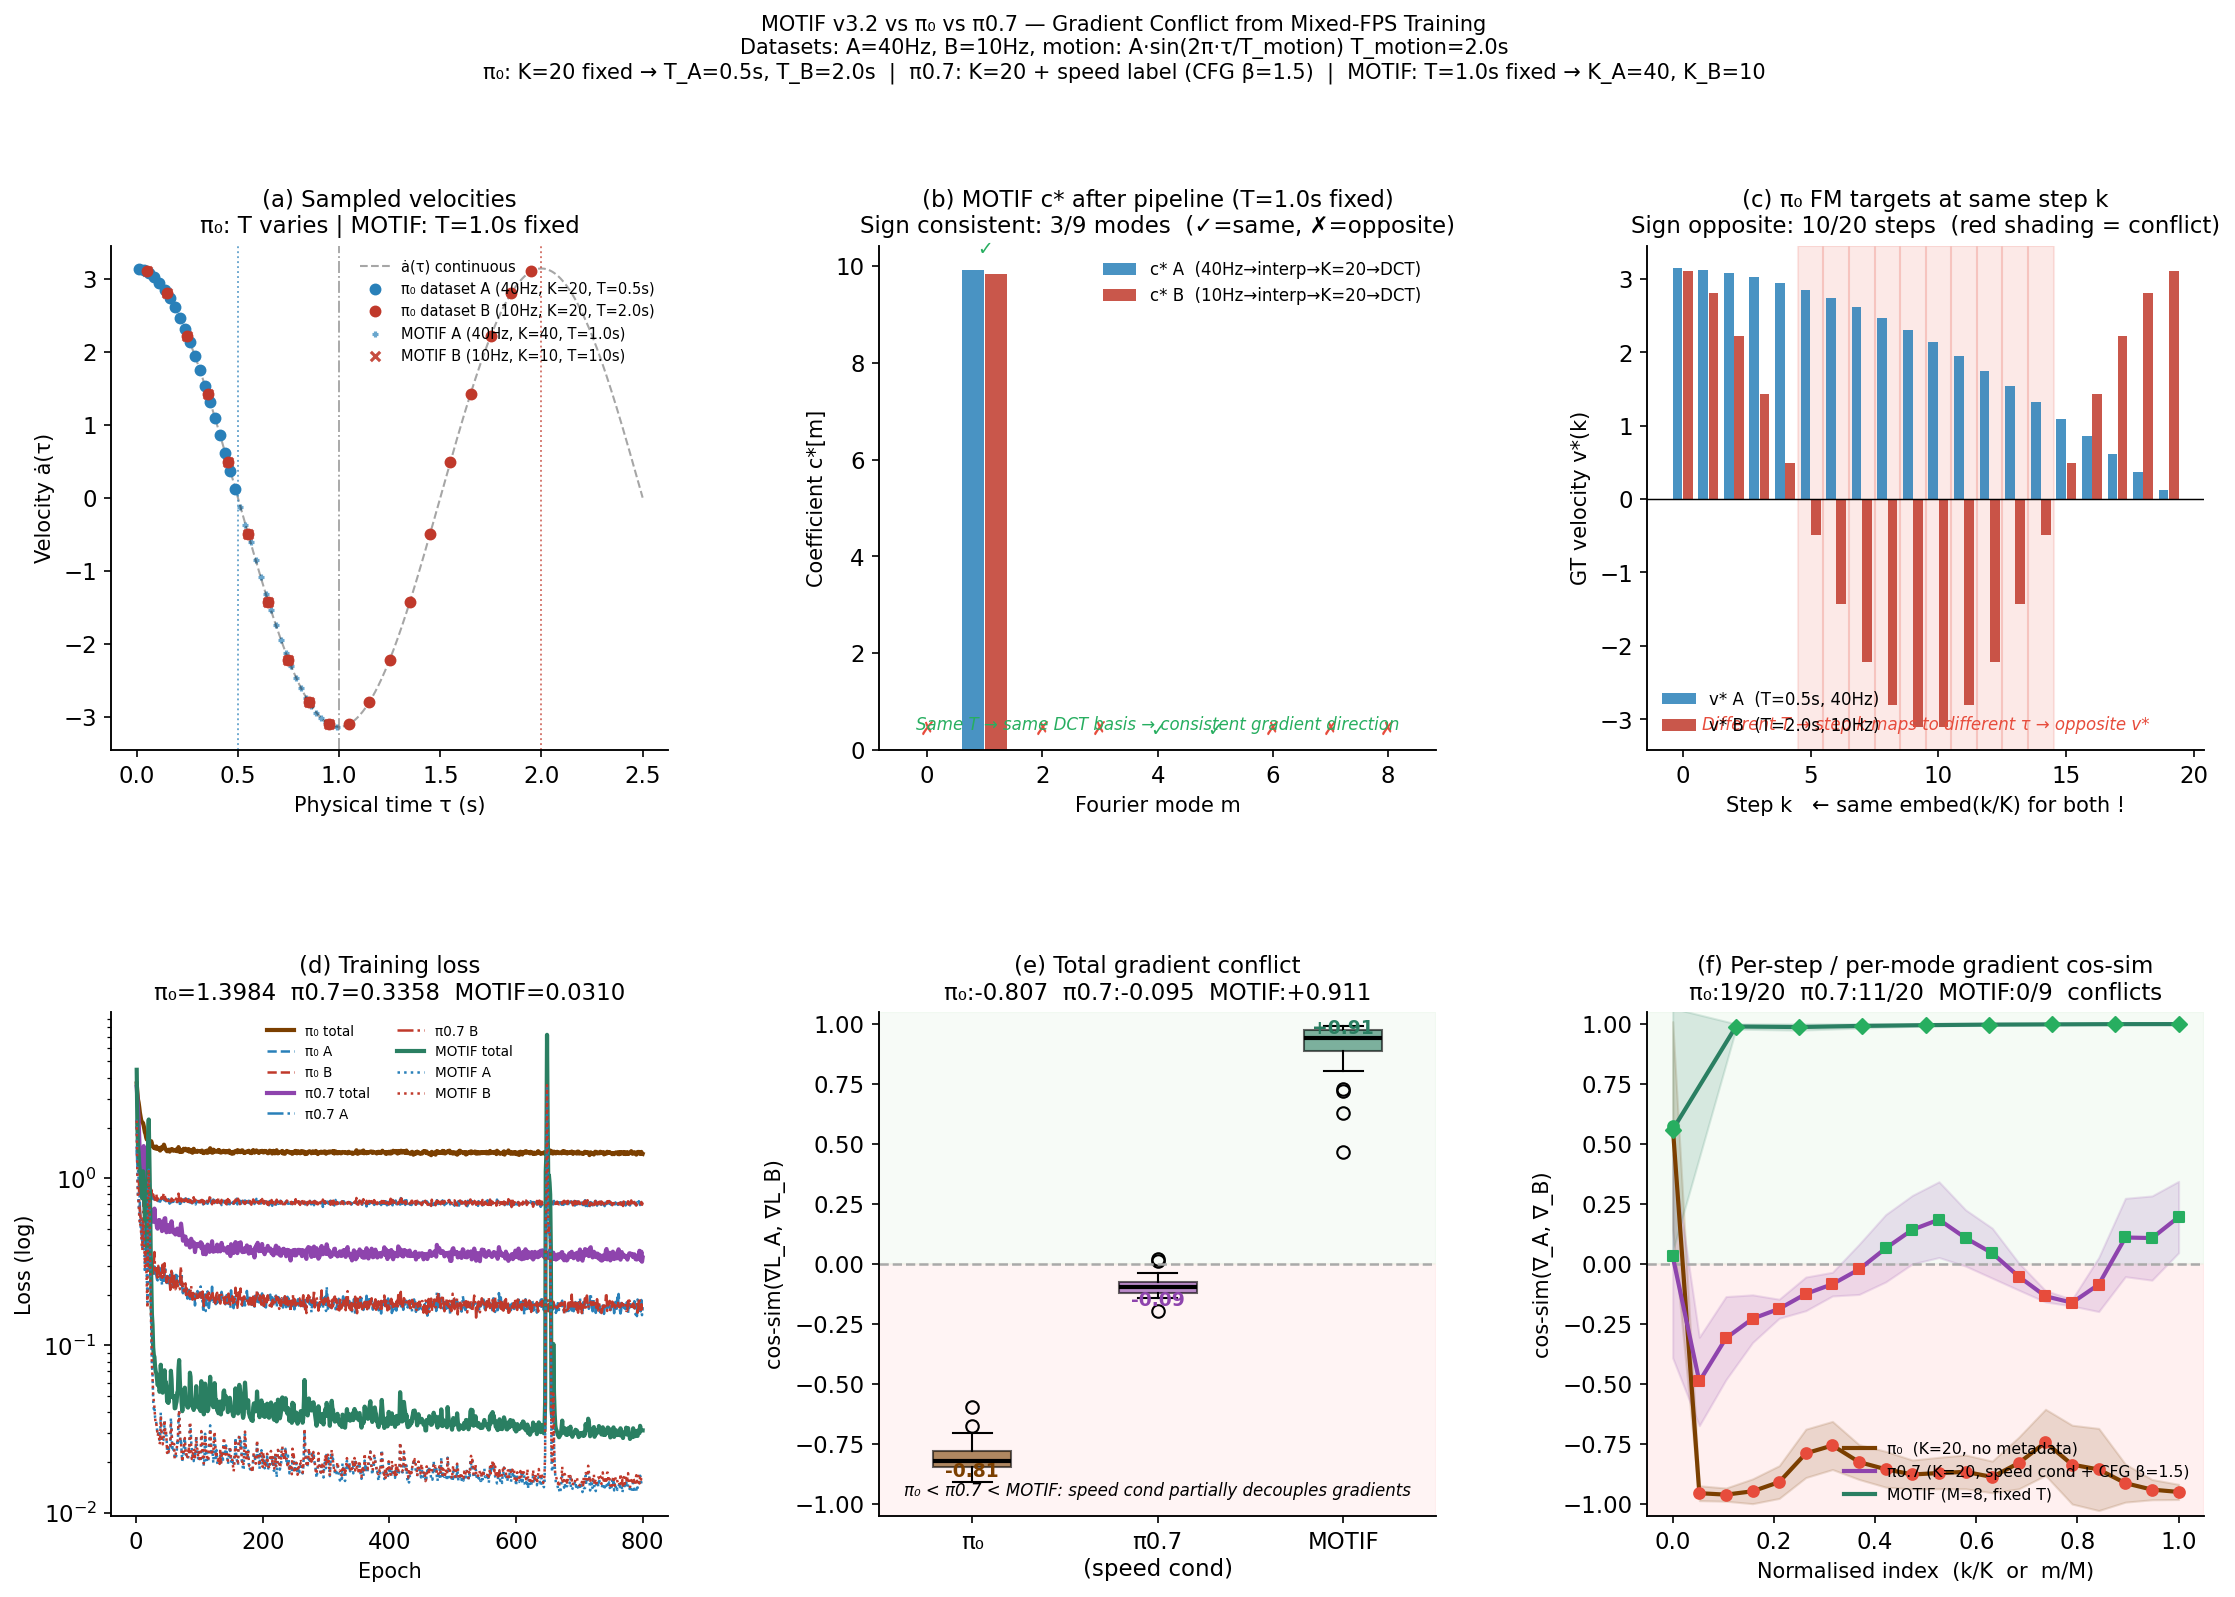

The script that saved this image:
"""
Gradient Conflict Toy — MOTIF v3.2 vs π₀

SCENARIO: Mixed-fps multi-dataset training
══════════════════════════════════════════════════════════════════════════════

Same physical robot task recorded at two control frequencies:
  Fast dataset: fps_A = 40 Hz
  Slow dataset: fps_B = 10 Hz
Physical motion: a(τ) = A·sin(2π·τ/T_motion), duration T_motion = 2.0 s

─────────────────────────────────────────────────────────────────────────────
π₀ style: fixed action_horizon K=20 for all datasets
─────────────────────────────────────────────────────────────────────────────
  40 Hz data: K=20 steps → covers  T = 20/40 = 0.5 s  (first quarter-cycle)
  10 Hz data: K=20 steps → covers  T = 20/10 = 2.0 s  (full cycle)

  Step-index encoding: embed((k+0.5)/K)  ← IDENTICAL for both datasets
  At step k=10:
    40 Hz → τ = 0.26 s → a = +0.79  (ascending)
    10 Hz → τ = 1.05 s → a = −0.16  (past peak, descending)
  Same embed(10/20) → same network input → opposite FM targets → CONFLICT

─────────────────────────────────────────────────────────────────────────────
MOTIF v3.2 style: fixed chunk_duration T_chunk=1.0 s for all datasets
─────────────────────────────────────────────────────────────────────────────
  40 Hz data: K_A = T_chunk × 40 = 40 steps  (dense sampling of 1 s)
  10 Hz data: K_B = T_chunk × 10 = 10 steps  (coarse sampling of 1 s)

  Data pipeline (mirrors motif/openpi data_loader.py):
    Dataset A: (B, 40, d) →[ExtractDCT(M)]→ (B, M+1, d) →[DecodeDCT(K_target)]→ (B, K_target, d)
    Dataset B: (B, 10, d) →[ExtractDCT(M)]→ (B, M+1, d) →[DecodeDCT(K_target)]→ (B, K_target, d)
  Both arrive at the same shape (B, K_target, d) — same T, same low-freq content.

  Model (motif._compute_loss_v32):
    (B, K_target, d) →[extract_dct(M)]→ (B, M+1, d) = c*
    FM in coefficient space: L_FM = ‖u_pred − (c₀ − c*)‖²
    Both datasets → same T → same DCT basis → c* semantically consistent → NO CONFLICT

  Physical-τ encoding (per coefficient mode):  embed(m·T/(M+1)/T)  ∈ [0,1]
  SAME for both datasets (same T) → further reinforces consistency.

Key insight:
  The conflict is not about position vs velocity, nor about step-index encoding.
  It is about PHYSICAL TIME COVERAGE of the chunk:
    π₀:    K=const → T = K/fps varies per dataset → chunk covers different physical durations
    MOTIF: T=const → K = T×fps varies per dataset → chunk always covers the SAME physical time

OUTPUT: mpd/motif_toy_gradient_conflict.png
Run:    python scripts/motif_toy_gradient_conflict.py
"""

from __future__ import annotations
import math
from pathlib import Path
import time

import matplotlib.pyplot as plt
import matplotlib.gridspec as gridspec
import numpy as np
import torch
import torch.nn as nn

# ═══════════════════════════════════════════════════════════════════════
#  CONFIG
# ═══════════════════════════════════════════════════════════════════════

# ── Physical motion ────────────────────────────────────────────────────
A_AMP    = 1.0
T_MOTION = 2.0           # full sine period (s): a(τ)=A·sin(2πτ/T_motion)

# ── Datasets ───────────────────────────────────────────────────────────
FPS_A    = 40.0           # Hz  (fast dataset)
FPS_B    = 10.0           # Hz  (slow dataset)

# ── π₀ style: fixed action_horizon ────────────────────────────────────
K_PI0    = 20             # fixed number of steps for all datasets
T_PI0_A  = K_PI0 / FPS_A  # 0.5 s  ← chunk covers only half the motion
T_PI0_B  = K_PI0 / FPS_B  # 2.0 s  ← chunk covers the full motion TWICE

# ── MOTIF style: fixed chunk_duration ─────────────────────────────────
T_CHUNK  = 1.0            # s  (same physical duration for all datasets)
K_MOT_A  = int(T_CHUNK * FPS_A)   # 40  (dense)
K_MOT_B  = int(T_CHUNK * FPS_B)   # 10  (coarse)
K_TARGET = 20             # target_K after DCT→decode pipeline (=action_horizon)
M_DCT    = 8              # Fourier modes  (M+1=9 coefficients)
ALPHA_VEL = 0.5

# ── Training ───────────────────────────────────────────────────────────
DEMO_NOISE = 0.02
N_TRAIN    = 2048
BATCH      = 256
EPOCHS     = 800
LR         = 3e-3
HIDDEN     = 256
DEPTH      = 4
TEMB       = 64
SEED       = 1
N_GRAD     = 50

# ── π0.7 style ─────────────────────────────────────────────────────────
N_SPEED_BINS = 2       # 0=fast(40Hz), 1=slow(10Hz)
SPEED_BIN_A  = 0       # dataset A → fast bin
SPEED_BIN_B  = 1       # dataset B → slow bin
SPEED_DROP_P = 0.15    # speed label dropout prob (matches π0.7 paper)
CFG_BETA     = 1.5     # CFG guidance weight at inference

DEVICE = torch.device("cuda" if torch.cuda.is_available() else "cpu")
torch.manual_seed(SEED)
np.random.seed(SEED)

OUT_PATH = Path(__file__).resolve().parent.parent / "motif_toy_gradient_conflict.png"

# ═══════════════════════════════════════════════════════════════════════
#  STYLE
# ═══════════════════════════════════════════════════════════════════════

plt.rcParams.update({
    "font.family": "DejaVu Sans", "font.size": 11,
    "axes.titlesize": 11, "axes.labelsize": 10,
    "axes.spines.top": False, "axes.spines.right": False,
    "axes.linewidth": 0.9,
    "xtick.direction": "out", "ytick.direction": "out",
    "legend.frameon": False,
})
COL_A     = "#2980b9"   # fast dataset (A)
COL_B     = "#c0392b"   # slow dataset (B)
COL_PI0   = "#7b3f00"
COL_PI07  = "#8e44ad"   # π0.7 purple
COL_MOTIF = "#2a7f62"
COL_CONF  = "#e74c3c"
COL_AGREE = "#27ae60"

# ═══════════════════════════════════════════════════════════════════════
#  PHYSICAL TRAJECTORY
# ═══════════════════════════════════════════════════════════════════════

def _pos(tau): return A_AMP * np.sin(2*math.pi*np.asarray(tau) / T_MOTION)
def _vel(tau): return A_AMP * (2*math.pi/T_MOTION) * np.cos(2*math.pi*np.asarray(tau) / T_MOTION)

def _steps(K, T):
    tau = np.array([(k+0.5)/K * T for k in range(K)], dtype=np.float32)
    return tau, _pos(tau), _vel(tau)

# π₀ grids (different T!)
TAU_PI0_A, POS_PI0_A, VEL_PI0_A = _steps(K_PI0, T_PI0_A)   # 0.5 s
TAU_PI0_B, POS_PI0_B, VEL_PI0_B = _steps(K_PI0, T_PI0_B)   # 2.0 s

# MOTIF grids (same T=1.0 s, different K)
TAU_MOT_A, POS_MOT_A, VEL_MOT_A = _steps(K_MOT_A, T_CHUNK)  # K=40
TAU_MOT_B, POS_MOT_B, VEL_MOT_B = _steps(K_MOT_B, T_CHUNK)  # K=10

# Target grid used after MOTIF's DCT→decode pipeline
TAU_TARGET, POS_TARGET, VEL_TARGET = _steps(K_TARGET, T_CHUNK)

# ═══════════════════════════════════════════════════════════════════════
#  DCT UTILITIES
# ═══════════════════════════════════════════════════════════════════════

def _dct_basis(K: int, M: int) -> tuple[np.ndarray, np.ndarray]:
    """DCT-II orthonormal basis and norms for K-point sequence, first M+1 modes."""
    j = np.arange(K, dtype=np.float64)
    k = np.arange(M+1, dtype=np.float64)
    basis = np.cos(math.pi * k[:,None] * (j[None,:]+0.5) / K)  # (M+1, K)
    norm  = np.ones(M+1) * math.sqrt(2/K)
    norm[0] *= 1/math.sqrt(2)
    return basis, norm   # basis: (M+1,K),  norm: (M+1,)


def extract_dct_np(v: np.ndarray, M: int) -> np.ndarray:
    """v: (K,) or (K, d) → (M+1,) or (M+1, d)."""
    sq = v.ndim == 1
    if sq: v = v[:,None]
    K_, d = v.shape
    basis, norm = _dct_basis(K_, M)
    c = (basis @ v) * norm[:,None]   # (M+1, d)
    return c[:,0] if sq else c


def decode_dct_np(c: np.ndarray, K_out: int, T: float, K_orig: int) -> np.ndarray:
    """c: (M+1,) or (M+1, d) → (K_out,) or (K_out, d).
    K_orig: the K used when extracting c (for correct IDCT normalisation).
    """
    sq = c.ndim == 1
    if sq: c = c[:,None]
    M_p1, d = c.shape
    M = M_p1 - 1
    # Decode at K_out uniform τ in [0, T]
    tau_out = np.array([(k+0.5)/K_out * T for k in range(K_out)])
    j_idx   = tau_out * K_orig / T           # fractional j-indices
    k_arr   = np.arange(M+1, dtype=np.float64)
    basis   = np.cos(math.pi * k_arr[:,None] * j_idx[None,:] / K_orig)  # (M+1,K_out)
    norm    = np.ones(M+1) * math.sqrt(2/K_orig)
    norm[0] *= 1/math.sqrt(2)
    v = np.einsum('md,mn,m->nd', c, basis, norm)   # (K_out, d)
    return v[:,0] if sq else v


def extract_dct_torch(v: torch.Tensor, M: int) -> torch.Tensor:
    """v: (B, K, d) → (B, M+1, d)."""
    B, K_, d = v.shape
    j = torch.arange(K_, dtype=torch.float32, device=v.device)
    k = torch.arange(M+1, dtype=torch.float32, device=v.device)
    basis = torch.cos(math.pi * k[:,None] * (j[None,:]+0.5) / K_)
    norm  = torch.ones(M+1, device=v.device) * math.sqrt(2/K_)
    norm[0] *= 1/math.sqrt(2)
    return torch.einsum('mk,bkd->bmd', basis, v) * norm[:,None]


def decode_dct_torch(c: torch.Tensor, K_out: int,
                     T: float, K_orig: int) -> torch.Tensor:
    """c: (B, M+1, d), K_out output steps → (B, K_out, d)."""
    B, M_p1, d = c.shape
    M = M_p1 - 1
    tau_out = torch.tensor([(k+0.5)/K_out * T for k in range(K_out)],
                           dtype=torch.float32, device=c.device)
    j_idx = tau_out * K_orig / T
    k_arr = torch.arange(M+1, dtype=torch.float32, device=c.device)
    basis = torch.cos(math.pi * k_arr[:,None] * j_idx[None,:] / K_orig)  # (M+1, K_out)
    norm  = torch.ones(M+1, device=c.device) * math.sqrt(2/K_orig)
    norm[0] *= 1/math.sqrt(2)
    return torch.einsum('bmd,mn,m->bnd', c, basis, norm)   # (B, K_out, d)


def freq_noise_torch(M: int, d: int, T: float, B: int) -> torch.Tensor:
    """Frequency-weighted Gaussian noise for DCT prior (B, M+1, d).
    Matches the Sobolev-space prior used in MOTIF: low-freq coefficients
    have larger variance (smoother prior), high-freq are suppressed.
    """
    k   = torch.arange(M+1, dtype=torch.float32)
    std = 1.0 / torch.sqrt(1.0 + (k * math.pi / T)**2)
    return (torch.randn(B, M+1, d).to(DEVICE) * std[None,:,None].to(DEVICE))

# ═══════════════════════════════════════════════════════════════════════
#  DATASET
# ═══════════════════════════════════════════════════════════════════════

def build_dataset():
    """
    Returns:
      pi0_A, pi0_B : (N, K_PI0)    velocity sequences, π₀ grids (T varies)
      mot_A_raw    : (N, K_MOT_A)  velocity sequences, MOTIF 40Hz grid (T=1s)
      mot_B_raw    : (N, K_MOT_B)  velocity sequences, MOTIF 10Hz grid (T=1s)
      mot_A_dec    : (N, K_TARGET) MOTIF pipeline output (DCT→decode to K_TARGET)
      mot_B_dec    : (N, K_TARGET) MOTIF pipeline output (DCT→decode to K_TARGET)
    All normalised to the same scale_v.
    """
    rng = np.random.default_rng(SEED)
    amp = rng.uniform(0.92, 1.08, (N_TRAIN, 1)).astype(np.float32)

    # π₀ sequences (different T)
    pi0_A = amp * VEL_PI0_A + rng.normal(0, DEMO_NOISE, (N_TRAIN, K_PI0)).astype(np.float32)
    pi0_B = amp * VEL_PI0_B + rng.normal(0, DEMO_NOISE, (N_TRAIN, K_PI0)).astype(np.float32)

    # MOTIF raw sequences (same T=1s, different K)
    mot_A = amp * VEL_MOT_A + rng.normal(0, DEMO_NOISE, (N_TRAIN, K_MOT_A)).astype(np.float32)
    mot_B = amp * VEL_MOT_B + rng.normal(0, DEMO_NOISE, (N_TRAIN, K_MOT_B)).astype(np.float32)

    # MOTIF pipeline: raw → DCT → decode to K_TARGET
    # Mirrors data_loader.py DCT branch: ExtractDCTCoeffs → DecodeDCTToActions
    # Standard physical-time grid shared by all datasets (K_TARGET uniform steps in [0, T_CHUNK])
    TAU_TARGET = np.linspace(0, T_CHUNK, K_TARGET, endpoint=False) + T_CHUNK/(2*K_TARGET)

    def _pipeline(v_raw: np.ndarray, K_src: int) -> np.ndarray:
        """(N, K_src) → (N, K_TARGET).

        Physical interpolation: resample each sequence from its native fps grid
        to the shared K_TARGET physical-time grid, then re-extract DCT for
        model-internal L_FM. Because both datasets cover the SAME T_CHUNK,
        the resulting K_TARGET sequence — and its DCT — is physically consistent.
        """
        tau_src = np.linspace(0, T_CHUNK, K_src, endpoint=False) + T_CHUNK/(2*K_src)
        out = np.zeros((v_raw.shape[0], K_TARGET), dtype=np.float32)
        for i in range(v_raw.shape[0]):
            out[i] = np.interp(TAU_TARGET, tau_src, v_raw[i]).astype(np.float32)
        return out

    mot_A_dec = _pipeline(mot_A, K_MOT_A)   # (N, K_TARGET)
    mot_B_dec = _pipeline(mot_B, K_MOT_B)   # (N, K_TARGET)

    # Common normalisation (use MOTIF decoded data as reference scale)
    scale = float(np.concatenate([mot_A_dec, mot_B_dec]).std()) + 1e-8

    def _t(a): return torch.tensor(a / scale, dtype=torch.float32, device=DEVICE)
    return (_t(pi0_A), _t(pi0_B),
            _t(mot_A),  _t(mot_B),
            _t(mot_A_dec), _t(mot_B_dec),
            scale)

# ═══════════════════════════════════════════════════════════════════════
#  SINUSOIDAL EMBEDDING
# ═══════════════════════════════════════════════════════════════════════

def sinusoidal_emb(t: torch.Tensor, dim: int = TEMB) -> torch.Tensor:
    shape = t.shape; t_f = t.reshape(-1)
    half  = dim // 2
    freqs = torch.exp(-math.log(10000) * torch.arange(half, device=t.device).float()
                      / max(half-1, 1))
    ang = t_f[:,None] * freqs[None,:] * 2*math.pi
    return torch.cat([torch.sin(ang), torch.cos(ang)], dim=-1).reshape(*shape, dim)

# ═══════════════════════════════════════════════════════════════════════
#  NETWORKS
# ═══════════════════════════════════════════════════════════════════════

def _mlp(in_d, h, depth, out_d):
    L = [nn.Linear(in_d, h), nn.SiLU()]
    for _ in range(depth-1): L += [nn.Linear(h,h), nn.SiLU()]
    L += [nn.Linear(h, out_d)]
    return nn.Sequential(*L)


class Pi0Net(nn.Module):
    """π₀: FM on velocity at K_PI0 fixed steps, step-index conditioning."""
    def __init__(self):
        super().__init__()
        self.net = _mlp(1+TEMB+TEMB, HIDDEN, DEPTH, 1)
        k = torch.arange(K_PI0, dtype=torch.float32)
        self.register_buffer("step_cond", sinusoidal_emb((k+0.5)/K_PI0))  # (K,TEMB)

    def _fwd_k(self, vk, t_emb, sc):
        return self.net(torch.cat([vk, t_emb, sc], -1))

    def forward(self, v_noisy, t_diff):
        """v_noisy:(B,K,1), t_diff:(B,) → (B,K,1)"""
        B = v_noisy.shape[0]; t_emb = sinusoidal_emb(t_diff)
        return torch.stack([self._fwd_k(v_noisy[:,k], t_emb,
                                        self.step_cond[k].unsqueeze(0).expand(B,-1))
                            for k in range(K_PI0)], dim=1)


class Pi07Net(nn.Module):
    """π0.7 style: π0 + discrete speed/fps metadata conditioning.

    Core idea from π0.7 §V-C: annotate each episode with a speed/quality
    label, train with dropout, prompt for high-quality at test time.
    Here: speed label = discretised fps bin (0=40Hz, 1=10Hz).

    This lets the model learn *separate* vector fields for each dataset,
    rather than averaging them → gradient conflict is reduced (not
    eliminated, since backbone weights are shared, unlike MOTIF which
    removes the conflict at its source via fixed physical time T).
    """
    def __init__(self):
        super().__init__()
        # +1 for null token used during speed-label dropout / CFG
        self.speed_emb  = nn.Embedding(N_SPEED_BINS + 1, TEMB)
        self.null_speed = N_SPEED_BINS          # index of ∅ token
        # input: vel(1) + t_emb(TEMB) + step_cond(TEMB) + spd_emb(TEMB)
        self.net = _mlp(1 + TEMB + TEMB + TEMB, HIDDEN, DEPTH, 1)
        k = torch.arange(K_PI0, dtype=torch.float32)
        self.register_buffer("step_cond", sinusoidal_emb((k+0.5)/K_PI0))

    def _fwd_k(self, vk, t_emb, sc, spd_emb):
        return self.net(torch.cat([vk, t_emb, sc, spd_emb], -1))

    def forward(self, v_noisy, t_diff, speed_label):
        """v_noisy:(B,K,1), t_diff:(B,), speed_label:(B,) long → (B,K,1)"""
        B       = v_noisy.shape[0]
        t_emb   = sinusoidal_emb(t_diff)
        spd_emb = self.speed_emb(speed_label)          # (B, TEMB)
        return torch.stack([
            self._fwd_k(v_noisy[:, k], t_emb,
                        self.step_cond[k].unsqueeze(0).expand(B, -1),
                        spd_emb)
            for k in range(K_PI0)
        ], dim=1)

    def forward_cfg(self, v_noisy, t_diff, speed_label, beta=CFG_BETA):
        """Classifier-free guidance: v = v_cond + β(v_cond - v_uncond).
        Matches π0.7 §VII runtime prompting with metadata CFG.
        """
        null     = torch.full_like(speed_label, self.null_speed)
        v_cond   = self.forward(v_noisy, t_diff, speed_label)
        v_uncond = self.forward(v_noisy, t_diff, null)
        return v_cond + beta * (v_cond - v_uncond)


class MOTIFNet(nn.Module):
    """MOTIF v3.2: FM in DCT coeff space, physical-τ conditioning.
    Input is (B, K_TARGET, d) after the DCT→decode data pipeline.
    The network does extract_dct internally (mirrors _compute_loss_v32).
    Fixed T=T_CHUNK for both datasets → same DCT basis → no conflict.
    """
    def __init__(self):
        super().__init__()
        self.fm_net  = _mlp(1+TEMB+TEMB, HIDDEN, DEPTH, 1)
        self.vel_net = _mlp(1+TEMB+TEMB, HIDDEN, DEPTH, 1)
        # Physical-τ for coefficient mode m: τ_m/T = m/(M+1)  → embed in [0,1]
        tau_m = torch.tensor([m/(M_DCT+1) for m in range(M_DCT+1)],
                             dtype=torch.float32)
        self.register_buffer("phys_cond", sinusoidal_emb(tau_m))  # (M+1, TEMB)

    def _fm_fwd_m(self, cm, t_emb, B):
        sc = self.phys_cond[cm[0] if False else 0].unsqueeze(0)   # placeholder
        # caller passes sc explicitly
        raise NotImplementedError

    def forward_fm(self, c_noisy, t_diff):
        """c_noisy:(B,M+1,1), t_diff:(B,) → (B,M+1,1)"""
        B = c_noisy.shape[0]; t_emb = sinusoidal_emb(t_diff)
        return torch.stack([
            self.fm_net(torch.cat([c_noisy[:,m], t_emb,
                                   self.phys_cond[m].unsqueeze(0).expand(B,-1)], -1))
            for m in range(M_DCT+1)], dim=1)

    def forward_vel(self, c_clean, t_zero):
        """c_clean:(B,M+1,1), t_zero:(B,) → (B,M+1,1)"""
        B = c_clean.shape[0]; t_emb = sinusoidal_emb(t_zero)
        return torch.stack([
            self.vel_net(torch.cat([c_clean[:,m], t_emb,
                                    self.phys_cond[m].unsqueeze(0).expand(B,-1)], -1))
            for m in range(M_DCT+1)], dim=1)

# ═══════════════════════════════════════════════════════════════════════
#  TRAINING
# ═══════════════════════════════════════════════════════════════════════

def train_pi0(pi0_A: torch.Tensor, pi0_B: torch.Tensor,
              ) -> tuple[Pi0Net, list, list, list]:
    """π₀ FM on (B, K_PI0, 1) velocity. Step-index enc → conflict."""
    torch.manual_seed(SEED)
    model = Pi0Net().to(DEVICE)
    opt   = torch.optim.Adam(model.parameters(), lr=LR)
    n     = pi0_A.shape[0]
    losses, lf_hist, ls_hist = [], [], []
    t0 = time.time()

    vA = pi0_A.unsqueeze(-1); vB = pi0_B.unsqueeze(-1)

    for ep in range(EPOCHS):
        pA = torch.randperm(n, device=DEVICE)
        pB = torch.randperm(n, device=DEVICE)
        el = elA = elB = nb = 0
        for i in range(0, n, BATCH):
            xA = vA[pA[i:i+BATCH]]; xB = vB[pB[i:i+BATCH]]; B = xA.shape[0]
            tA = torch.rand(B, device=DEVICE); x0A = torch.randn_like(xA)
            xtA = (1-tA[:,None,None])*x0A + tA[:,None,None]*xA
            lA  = ((model(xtA,tA) - (xA-x0A))**2).mean()
            tB = torch.rand(B, device=DEVICE); x0B = torch.randn_like(xB)
            xtB = (1-tB[:,None,None])*x0B + tB[:,None,None]*xB
            lB  = ((model(xtB,tB) - (xB-x0B))**2).mean()
            loss = lA + lB
            opt.zero_grad(); loss.backward(); opt.step()
            el += loss.item(); elA += lA.item(); elB += lB.item(); nb += 1
        losses.append(el/nb); lf_hist.append(elA/nb); ls_hist.append(elB/nb)
        if ep % 100 == 0 or ep == EPOCHS-1:
            print(f"[pi0   ] ep {ep:3d}  L={losses[-1]:.4f}  "
                  f"LA={lf_hist[-1]:.4f}  LB={ls_hist[-1]:.4f}  ({time.time()-t0:.0f}s)")
    return model, losses, lf_hist, ls_hist


def train_pi07(pi0_A: torch.Tensor, pi0_B: torch.Tensor,
               ) -> tuple[Pi07Net, list, list, list]:
    """π0.7 FM: same K=K_PI0 steps as π0, but conditioned on speed label.
    Speed label is dropped with SPEED_DROP_P to enable CFG at inference.
    """
    torch.manual_seed(SEED)
    model = Pi07Net().to(DEVICE)
    opt   = torch.optim.Adam(model.parameters(), lr=LR)
    n     = pi0_A.shape[0]
    losses, lf_hist, ls_hist = [], [], []
    t0 = time.time()

    vA = pi0_A.unsqueeze(-1); vB = pi0_B.unsqueeze(-1)

    for ep in range(EPOCHS):
        pA = torch.randperm(n, device=DEVICE)
        pB = torch.randperm(n, device=DEVICE)
        el = elA = elB = nb = 0
        for i in range(0, n, BATCH):
            xA = vA[pA[i:i+BATCH]]; xB = vB[pB[i:i+BATCH]]; B = xA.shape[0]

            # speed labels with SPEED_DROP_P% dropout (→ null token)
            spA = torch.full((B,), SPEED_BIN_A, dtype=torch.long, device=DEVICE)
            spB = torch.full((B,), SPEED_BIN_B, dtype=torch.long, device=DEVICE)
            spA[torch.rand(B, device=DEVICE) < SPEED_DROP_P] = model.null_speed
            spB[torch.rand(B, device=DEVICE) < SPEED_DROP_P] = model.null_speed

            tA = torch.rand(B, device=DEVICE); x0A = torch.randn_like(xA)
            xtA = (1 - tA[:,None,None])*x0A + tA[:,None,None]*xA
            lA  = ((model(xtA, tA, spA) - (xA - x0A))**2).mean()

            tB = torch.rand(B, device=DEVICE); x0B = torch.randn_like(xB)
            xtB = (1 - tB[:,None,None])*x0B + tB[:,None,None]*xB
            lB  = ((model(xtB, tB, spB) - (xB - x0B))**2).mean()

            loss = lA + lB
            opt.zero_grad(); loss.backward(); opt.step()
            el += loss.item(); elA += lA.item(); elB += lB.item(); nb += 1

        losses.append(el/nb); lf_hist.append(elA/nb); ls_hist.append(elB/nb)
        if ep % 100 == 0 or ep == EPOCHS-1:
            print(f"[pi0.7] ep {ep:3d}  L={losses[-1]:.4f}  "
                  f"LA={lf_hist[-1]:.4f}  LB={ls_hist[-1]:.4f}  "
                  f"({time.time()-t0:.0f}s)")
    return model, losses, lf_hist, ls_hist


def train_motif(mot_A_dec: torch.Tensor, mot_B_dec: torch.Tensor,
                ) -> tuple[MOTIFNet, list, list, list]:
    """MOTIF v3.2 FM in DCT coeff space.
    Input: decoded data at K_TARGET steps (from DCT data pipeline), T=T_CHUNK.
    Internal extract_dct → FM in coeff space → L_vel decoded back.
    Both groups share same T → same basis → consistent c* → no conflict.
    """
    torch.manual_seed(SEED)
    model = MOTIFNet().to(DEVICE)
    opt   = torch.optim.Adam(model.parameters(), lr=LR)
    n     = mot_A_dec.shape[0]
    losses, lf_hist, ls_hist = [], [], []
    t0 = time.time()

    tau_tgt = torch.tensor(TAU_TARGET, dtype=torch.float32, device=DEVICE)

    vA = mot_A_dec.unsqueeze(-1)   # (N, K_TARGET, 1)
    vB = mot_B_dec.unsqueeze(-1)

    for ep in range(EPOCHS):
        pA = torch.randperm(n, device=DEVICE)
        pB = torch.randperm(n, device=DEVICE)
        el = elA = elB = nb = 0
        for i in range(0, n, BATCH):
            xA = vA[pA[i:i+BATCH]]; xB = vB[pB[i:i+BATCH]]; Bi = xA.shape[0]

            # Internal DCT (mirrors _compute_loss_v32)
            cA = extract_dct_torch(xA, M_DCT)   # (B, M+1, 1)
            cB = extract_dct_torch(xB, M_DCT)

            c0A = freq_noise_torch(M_DCT, 1, T_CHUNK, Bi)
            c0B = freq_noise_torch(M_DCT, 1, T_CHUNK, Bi)

            tA = torch.rand(Bi, device=DEVICE)
            ctA = (1-tA[:,None,None])*c0A + tA[:,None,None]*cA
            lA_fm = ((model.forward_fm(ctA, tA) - (cA-c0A))**2).mean()

            tB = torch.rand(Bi, device=DEVICE)
            ctB = (1-tB[:,None,None])*c0B + tB[:,None,None]*cB
            lB_fm = ((model.forward_fm(ctB, tB) - (cB-c0B))**2).mean()

            # L_vel: decode predicted coeffs → compare to GT
            t0v = torch.zeros(Bi, device=DEVICE)
            predA = model.forward_vel(cA, t0v)   # (B, M+1, 1)
            vA_dec = decode_dct_torch(predA, K_TARGET, T_CHUNK, K_TARGET)
            lA_vel = ((vA_dec - xA)**2).mean()

            predB = model.forward_vel(cB, t0v)
            vB_dec = decode_dct_torch(predB, K_TARGET, T_CHUNK, K_TARGET)
            lB_vel = ((vB_dec - xB)**2).mean()

            loss = lA_fm + lB_fm + ALPHA_VEL*(lA_vel + lB_vel)
            opt.zero_grad(); loss.backward(); opt.step()
            el  += loss.item()
            elA += (lA_fm + ALPHA_VEL*lA_vel).item()
            elB += (lB_fm + ALPHA_VEL*lB_vel).item()
            nb  += 1

        losses.append(el/nb); lf_hist.append(elA/nb); ls_hist.append(elB/nb)
        if ep % 100 == 0 or ep == EPOCHS-1:
            print(f"[motif ] ep {ep:3d}  L={losses[-1]:.4f}  "
                  f"LA={lf_hist[-1]:.4f}  LB={ls_hist[-1]:.4f}  ({time.time()-t0:.0f}s)")
    return model, losses, lf_hist, ls_hist

# ═══════════════════════════════════════════════════════════════════════
#  GRADIENT CONFLICT MEASUREMENT
# ═══════════════════════════════════════════════════════════════════════

def _total_gradient(model, loss):
    """Compute flattened gradient of loss w.r.t. all model parameters."""
    model.zero_grad()
    loss.backward()
    grads = [p.grad.detach().flatten() for p in model.parameters()
             if p.requires_grad and p.grad is not None]
    return torch.cat(grads).clone()


def measure_pi0(model: Pi0Net,
                pi0_A: torch.Tensor, pi0_B: torch.Tensor,
                n_batches: int = N_GRAD):
    """Total + per-step cos-sim(∇L_A, ∇L_B) for π₀.

    Returns:
      cos_total : (n_batches,)
      cos_k_mean: (K_PI0,)   per-step mean over trials
      cos_k_std : (K_PI0,)
    """
    model.eval()
    cos_total = np.zeros(n_batches)
    cos_k_all = np.zeros((n_batches, K_PI0))
    vA = pi0_A.unsqueeze(-1); vB = pi0_B.unsqueeze(-1); n = pi0_A.shape[0]

    for b in range(n_batches):
        idxA = torch.randperm(n, device=DEVICE)[:BATCH]
        idxB = torch.randperm(n, device=DEVICE)[:BATCH]
        x1A = vA[idxA]; x1B = vB[idxB]; Bi = x1A.shape[0]
        tA  = torch.rand(Bi, device=DEVICE); x0A = torch.randn_like(x1A)
        tB  = torch.rand(Bi, device=DEVICE); x0B = torch.randn_like(x1B)
        xtA = (1-tA[:,None,None])*x0A + tA[:,None,None]*x1A
        xtB = (1-tB[:,None,None])*x0B + tB[:,None,None]*x1B
        uA = x1A-x0A; uB = x1B-x0B
        teA = sinusoidal_emb(tA); teB = sinusoidal_emb(tB)

        # total gradient
        lossA = sum(((model._fwd_k(xtA[:,k], teA,
                       model.step_cond[k].unsqueeze(0).expand(Bi,-1))
                      - uA[:,k])**2).mean() for k in range(K_PI0))
        lossB = sum(((model._fwd_k(xtB[:,k], teB,
                       model.step_cond[k].unsqueeze(0).expand(Bi,-1))
                      - uB[:,k])**2).mean() for k in range(K_PI0))
        gA = _total_gradient(model, lossA)
        gB = _total_gradient(model, lossB)
        cos_total[b] = nn.functional.cosine_similarity(
            gA.unsqueeze(0), gB.unsqueeze(0)).item()

        # per-step gradient
        for k in range(K_PI0):
            sc = model.step_cond[k].unsqueeze(0).expand(Bi, -1)
            lA_k = ((model._fwd_k(xtA[:,k], teA, sc) - uA[:,k])**2).mean()
            lB_k = ((model._fwd_k(xtB[:,k], teB, sc) - uB[:,k])**2).mean()
            gA_k = _total_gradient(model, lA_k)
            gB_k = _total_gradient(model, lB_k)
            model.zero_grad()
            cos_k_all[b, k] = nn.functional.cosine_similarity(
                gA_k.unsqueeze(0), gB_k.unsqueeze(0)).item()

    model.train()
    return cos_total, cos_k_all.mean(0), cos_k_all.std(0)


def measure_pi07(model: Pi07Net,
                 pi0_A: torch.Tensor, pi0_B: torch.Tensor,
                 n_batches: int = N_GRAD):
    """Gradient conflict for π0.7 with correct speed conditioning.

    Compared to π0: speed label breaks the ambiguity at shared steps,
    so A and B gradients partially decouple → cos-sim should be higher
    than π0 but lower than MOTIF (backbone weights still shared).

    Returns:
      cos_total  : (n_batches,)  full-model gradient cos-sim
      cos_k_mean : (K_PI0,)     per-step mean
      cos_k_std  : (K_PI0,)
    """
    model.eval()
    cos_total = np.zeros(n_batches)
    cos_k_all = np.zeros((n_batches, K_PI0))
    vA = pi0_A.unsqueeze(-1); vB = pi0_B.unsqueeze(-1); n = pi0_A.shape[0]

    for b in range(n_batches):
        idxA = torch.randperm(n, device=DEVICE)[:BATCH]
        idxB = torch.randperm(n, device=DEVICE)[:BATCH]
        x1A = vA[idxA]; x1B = vB[idxB]; Bi = x1A.shape[0]

        tA  = torch.rand(Bi, device=DEVICE); x0A = torch.randn_like(x1A)
        tB  = torch.rand(Bi, device=DEVICE); x0B = torch.randn_like(x1B)
        xtA = (1-tA[:,None,None])*x0A + tA[:,None,None]*x1A
        xtB = (1-tB[:,None,None])*x0B + tB[:,None,None]*x1B
        uA = x1A - x0A; uB = x1B - x0B
        teA = sinusoidal_emb(tA); teB = sinusoidal_emb(tB)

        spA = torch.full((Bi,), SPEED_BIN_A, dtype=torch.long, device=DEVICE)
        spB = torch.full((Bi,), SPEED_BIN_B, dtype=torch.long, device=DEVICE)
        seA = model.speed_emb(spA)   # (B, TEMB)
        seB = model.speed_emb(spB)

        # total gradient
        lossA = sum(
            ((model._fwd_k(xtA[:,k], teA,
                           model.step_cond[k].unsqueeze(0).expand(Bi,-1),
                           seA) - uA[:,k])**2).mean()
            for k in range(K_PI0))
        lossB = sum(
            ((model._fwd_k(xtB[:,k], teB,
                           model.step_cond[k].unsqueeze(0).expand(Bi,-1),
                           seB) - uB[:,k])**2).mean()
            for k in range(K_PI0))
        gA = _total_gradient(model, lossA)
        gB = _total_gradient(model, lossB)
        cos_total[b] = nn.functional.cosine_similarity(
            gA.unsqueeze(0), gB.unsqueeze(0)).item()

        # per-step gradient — recompute embeddings each step (backward frees graph)
        for k in range(K_PI0):
            sc   = model.step_cond[k].unsqueeze(0).expand(Bi, -1)
            seA_k = model.speed_emb(spA)
            seB_k = model.speed_emb(spB)
            lA_k = ((model._fwd_k(xtA[:,k], teA, sc, seA_k) - uA[:,k])**2).mean()
            lB_k = ((model._fwd_k(xtB[:,k], teB, sc, seB_k) - uB[:,k])**2).mean()
            gA_k = _total_gradient(model, lA_k)
            gB_k = _total_gradient(model, lB_k)
            model.zero_grad()
            cos_k_all[b, k] = nn.functional.cosine_similarity(
                gA_k.unsqueeze(0), gB_k.unsqueeze(0)).item()

    model.train()
    print(f"  [π0.7] total cos-sim: "
          f"mean={cos_total.mean():+.4f}  std={cos_total.std():.4f}")
    return cos_total, cos_k_all.mean(0), cos_k_all.std(0)


def measure_motif(model: MOTIFNet,
                  mot_A_dec: torch.Tensor, mot_B_dec: torch.Tensor,
                  n_batches: int = N_GRAD):
    """Total + per-mode cos-sim(∇L_FM_A, ∇L_FM_B) for MOTIF.

    Returns:
      cos_total : (n_batches,)
      cos_m_mean: (M+1,)  per-mode mean over trials
      cos_m_std : (M+1,)
      snr       : (M+1,)
    """
    model.eval()
    M_p1 = M_DCT + 1
    cos_total = np.zeros(n_batches)
    cos_m_all = np.zeros((n_batches, M_p1))
    vA = mot_A_dec.unsqueeze(-1); vB = mot_B_dec.unsqueeze(-1); n = mot_A_dec.shape[0]

    for b in range(n_batches):
        idxA = torch.randperm(n, device=DEVICE)[:BATCH]
        idxB = torch.randperm(n, device=DEVICE)[:BATCH]
        x1A = vA[idxA]; x1B = vB[idxB]; Bi = x1A.shape[0]
        cA  = extract_dct_torch(x1A, M_DCT); cB = extract_dct_torch(x1B, M_DCT)
        c0A = freq_noise_torch(M_DCT, 1, T_CHUNK, Bi)
        c0B = freq_noise_torch(M_DCT, 1, T_CHUNK, Bi)
        tA  = torch.rand(Bi, device=DEVICE); tB = torch.rand(Bi, device=DEVICE)
        ctA = (1-tA[:,None,None])*c0A + tA[:,None,None]*cA
        ctB = (1-tB[:,None,None])*c0B + tB[:,None,None]*cB
        ucA = cA - c0A; ucB = cB - c0B
        teA = sinusoidal_emb(tA); teB = sinusoidal_emb(tB)

        # total gradient
        lossA = sum(
            ((model.fm_net(torch.cat([ctA[:,m], teA,
                                      model.phys_cond[m].unsqueeze(0).expand(Bi,-1)], -1))
              - ucA[:,m])**2).mean() for m in range(M_p1))
        lossB = sum(
            ((model.fm_net(torch.cat([ctB[:,m], teB,
                                      model.phys_cond[m].unsqueeze(0).expand(Bi,-1)], -1))
              - ucB[:,m])**2).mean() for m in range(M_p1))
        gA = _total_gradient(model, lossA)
        gB = _total_gradient(model, lossB)
        cos_total[b] = nn.functional.cosine_similarity(
            gA.unsqueeze(0), gB.unsqueeze(0)).item()

        # per-mode gradient
        for m in range(M_p1):
            sc = model.phys_cond[m].unsqueeze(0).expand(Bi, -1)
            lA_m = ((model.fm_net(torch.cat([ctA[:,m], teA, sc], -1)) - ucA[:,m])**2).mean()
            lB_m = ((model.fm_net(torch.cat([ctB[:,m], teB, sc], -1)) - ucB[:,m])**2).mean()
            gA_m = _total_gradient(model, lA_m)
            gB_m = _total_gradient(model, lB_m)
            model.zero_grad()
            cos_m_all[b, m] = nn.functional.cosine_similarity(
                gA_m.unsqueeze(0), gB_m.unsqueeze(0)).item()

    model.train()

    # per-mode SNR
    with torch.no_grad():
        cA_mag = extract_dct_torch(mot_A_dec[:200].unsqueeze(-1), M_DCT)\
                 .abs().mean(0).squeeze(-1).cpu().numpy()
    k_arr = np.arange(M_p1, dtype=np.float32)
    noise_std = 1.0 / np.sqrt(1.0 + (k_arr * math.pi / T_CHUNK)**2)
    snr = cA_mag / (noise_std + 1e-9)
    print(f"  Mode SNR: {np.round(snr, 2)}")
    print(f"  Total gradient cos-sim: "
          f"mean={cos_total.mean():+.4f}  std={cos_total.std():.4f}")

    return cos_total, cos_m_all.mean(0), cos_m_all.std(0), snr

# ═══════════════════════════════════════════════════════════════════════
#  PLOTTING
# ═══════════════════════════════════════════════════════════════════════

def _draw_cos(ax, mean, std, color, title, note="", note_col="k"):
    x = np.arange(len(mean))
    ax.axhspan(-1.05, 0,    color="#ffe5e5", alpha=0.55, zorder=0)
    ax.axhspan(0,     1.05, color="#e5f5e5", alpha=0.35, zorder=0)
    ax.axhline(0, color="#aaa", lw=1.2, ls="--")
    ax.fill_between(x, mean-std, mean+std, color=color, alpha=0.22)
    ax.plot(x, mean, color=color, lw=2)
    ax.scatter(x[mean<0],  mean[mean<0],  color=COL_CONF,  zorder=5, s=28)
    ax.scatter(x[mean>=0], mean[mean>=0], color=COL_AGREE, zorder=5, s=28)
    ax.set_ylim(-1.05, 1.05)
    n_conf = (mean<0).sum()
    ax.set_title(f"{title}\nmean={mean.mean():+.3f}   conflict={n_conf}/{len(mean)}")
    if note:
        ax.text(0.5, 0.06, note, transform=ax.transAxes,
                ha="center", fontsize=8, color=note_col, style="italic")


def plot_results(lp, lpA, lpB, lm, lmA, lmB, lp7, lp7A, lp7B,
                 cos_p_total, cos_k_mean, cos_k_std,
                 cos_m_total, cos_m_mean, cos_m_std, snr_m,
                 cos_7_total, cos_7k_mean, cos_7k_std,
                 mot_A_dec_t: torch.Tensor):

    fig = plt.figure(figsize=(18, 11))
    gs  = gridspec.GridSpec(2, 3, figure=fig, hspace=0.52, wspace=0.38)

    # ── (a) Physical trajectories ─────────────────────────────────────
    ax = fig.add_subplot(gs[0,0])
    tau_d = np.linspace(0, 2.5, 500)
    ax.plot(tau_d, _vel(tau_d), "k--", lw=1, alpha=0.35, label="ȧ(τ) continuous")
    # π₀ grids
    ax.scatter(TAU_PI0_A, VEL_PI0_A, color=COL_A, s=22, zorder=4,
               label=f"π₀ dataset A ({FPS_A:.0f}Hz, K={K_PI0}, T={T_PI0_A:.1f}s)")
    ax.scatter(TAU_PI0_B, VEL_PI0_B, color=COL_B, s=22, zorder=4,
               label=f"π₀ dataset B ({FPS_B:.0f}Hz, K={K_PI0}, T={T_PI0_B:.1f}s)")
    # MOTIF grids
    ax.scatter(TAU_MOT_A, VEL_MOT_A, color=COL_A, s=10, marker="+", alpha=0.7,
               label=f"MOTIF A ({FPS_A:.0f}Hz, K={K_MOT_A}, T={T_CHUNK:.1f}s)")
    ax.scatter(TAU_MOT_B, VEL_MOT_B, color=COL_B, s=20, marker="x", alpha=0.9,
               label=f"MOTIF B ({FPS_B:.0f}Hz, K={K_MOT_B}, T={T_CHUNK:.1f}s)")
    ax.axvline(T_PI0_A, color=COL_A, lw=0.9, ls=":", alpha=0.7)
    ax.axvline(T_CHUNK, color="gray", lw=0.9, ls="-.", alpha=0.7)
    ax.axvline(T_PI0_B, color=COL_B, lw=0.9, ls=":", alpha=0.7)
    ax.set_xlabel("Physical time τ (s)"); ax.set_ylabel("Velocity ȧ(τ)")
    ax.set_title(f"(a) Sampled velocities\nπ₀: T varies | MOTIF: T={T_CHUNK}s fixed")
    ax.legend(fontsize=7, loc="upper right")

    # ── (b) MOTIF: c* sign per mode — all same direction ─────────────
    ax = fig.add_subplot(gs[0,1])
    # Physical interpolation: resample both to K_TARGET grid, then extract DCT
    TAU_T = np.linspace(0, T_CHUNK, K_TARGET, endpoint=False) + T_CHUNK/(2*K_TARGET)
    vA_dec_mean = np.interp(TAU_T,
                            np.linspace(0,T_CHUNK,K_MOT_A,endpoint=False)+T_CHUNK/(2*K_MOT_A),
                            VEL_MOT_A)
    vB_dec_mean = np.interp(TAU_T,
                            np.linspace(0,T_CHUNK,K_MOT_B,endpoint=False)+T_CHUNK/(2*K_MOT_B),
                            VEL_MOT_B)
    cA_model = extract_dct_np(vA_dec_mean, M_DCT)
    cB_model = extract_dct_np(vB_dec_mean, M_DCT)
    modes = np.arange(M_DCT+1)
    # colour each bar: green if same sign, red if opposite
    ax.bar(modes-0.2, cA_model, width=0.38, color=COL_A, alpha=0.85,
           label=f"c* A  ({FPS_A:.0f}Hz→interp→K={K_TARGET}→DCT)")
    ax.bar(modes+0.2, cB_model, width=0.38, color=COL_B, alpha=0.85,
           label=f"c* B  ({FPS_B:.0f}Hz→interp→K={K_TARGET}→DCT)")
    # Overlay sign-agreement markers
    for m in modes:
        same = cA_model[m]*cB_model[m] > 0
        ax.annotate("✓" if same else "✗",
                    xy=(m, max(abs(cA_model[m]), abs(cB_model[m]))+0.3),
                    ha="center", fontsize=9,
                    color=COL_AGREE if same else COL_CONF)
    ax.axhline(0, color="k", lw=0.7)
    ax.set_xlabel("Fourier mode m"); ax.set_ylabel("Coefficient c*[m]")
    n_same = sum(cA_model[m]*cB_model[m]>0 for m in modes)
    ax.set_title(f"(b) MOTIF c* after pipeline (T={T_CHUNK}s fixed)\n"
                 f"Sign consistent: {n_same}/{M_DCT+1} modes  (✓=same, ✗=opposite)")
    ax.legend(fontsize=8)
    ax.text(0.5, 0.04, "Same T → same DCT basis → consistent gradient direction",
            transform=ax.transAxes, ha="center", fontsize=8,
            color=COL_AGREE, style="italic")

    # ── (c) π₀ velocity mismatch — sign conflicts highlighted ──────────
    ax = fig.add_subplot(gs[0,2])
    steps = np.arange(K_PI0)
    for k in steps:
        if VEL_PI0_A[k] * VEL_PI0_B[k] < 0:
            ax.axvspan(k-0.5, k+0.5, color=COL_CONF, alpha=0.12, zorder=0)
    ax.bar(steps-0.2, VEL_PI0_A, width=0.38, color=COL_A, alpha=0.85,
           label=f"v* A  (T={T_PI0_A:.1f}s, {FPS_A:.0f}Hz)")
    ax.bar(steps+0.2, VEL_PI0_B, width=0.38, color=COL_B, alpha=0.85,
           label=f"v* B  (T={T_PI0_B:.1f}s, {FPS_B:.0f}Hz)")
    ax.axhline(0, color="k", lw=0.7)
    ax.set_xlabel("Step k   ← same embed(k/K) for both !")
    ax.set_ylabel("GT velocity v*(k)")
    n_opp = int(np.sum(VEL_PI0_A * VEL_PI0_B < 0))
    ax.set_title(f"(c) π₀ FM targets at same step k\n"
                 f"Sign opposite: {n_opp}/{K_PI0} steps  (red shading = conflict)")
    ax.text(0.5, 0.04, "Different T → step k maps to different τ → opposite v*",
            transform=ax.transAxes, ha="center", fontsize=8,
            color=COL_CONF, style="italic")
    ax.legend(fontsize=8)

    # ── (d) Loss curves ───────────────────────────────────────────────
    ax = fig.add_subplot(gs[1,0])
    ep = np.arange(1, EPOCHS+1)
    ax.plot(ep, lp,   color=COL_PI0,   lw=2,   label="π₀ total")
    ax.plot(ep, lpA,  color=COL_A,     lw=1.2, ls="--", label="π₀ A")
    ax.plot(ep, lpB,  color=COL_B,     lw=1.2, ls="--", label="π₀ B")
    ax.plot(ep, lp7,  color=COL_PI07,  lw=2,   label="π0.7 total")
    ax.plot(ep, lp7A, color=COL_A,     lw=1.2, ls="-.", label="π0.7 A")
    ax.plot(ep, lp7B, color=COL_B,     lw=1.2, ls="-.", label="π0.7 B")
    ax.plot(ep, lm,   color=COL_MOTIF, lw=2,   label="MOTIF total")
    ax.plot(ep, lmA,  color=COL_A,     lw=1.2, ls=":",  label="MOTIF A")
    ax.plot(ep, lmB,  color=COL_B,     lw=1.2, ls=":",  label="MOTIF B")
    ax.set_yscale("log"); ax.set_xlabel("Epoch"); ax.set_ylabel("Loss (log)")
    ax.set_title(f"(d) Training loss\n"
                 f"π₀={lp[-1]:.4f}  π0.7={lp7[-1]:.4f}  MOTIF={lm[-1]:.4f}")
    ax.legend(fontsize=6.5, ncol=2)

    # ── (e) Total gradient cos-sim: three-way comparison ──────────────
    ax = fig.add_subplot(gs[1,1])
    bplot = ax.boxplot(
        [cos_p_total, cos_7_total, cos_m_total],
        labels=["π₀", "π0.7\n(speed cond)", "MOTIF"],
        patch_artist=True, widths=0.42,
        medianprops=dict(color="black", lw=2))
    for box, col in zip(bplot["boxes"], [COL_PI0, COL_PI07, COL_MOTIF]):
        box.set_facecolor(col); box.set_alpha(0.6)
    ax.axhline(0, color="#aaa", lw=1.2, ls="--")
    ax.axhspan(-1.05, 0, color="#ffe5e5", alpha=0.4, zorder=0)
    ax.axhspan(0, 1.05,  color="#e5f5e5", alpha=0.3, zorder=0)
    ax.set_ylim(-1.05, 1.05)
    ax.set_ylabel("cos-sim(∇L_A, ∇L_B)")
    ax.set_title(
        f"(e) Total gradient conflict\n"
        f"π₀:{cos_p_total.mean():+.3f}  "
        f"π0.7:{cos_7_total.mean():+.3f}  "
        f"MOTIF:{cos_m_total.mean():+.3f}"
    )
    for xi, (data, col) in enumerate(
            zip([cos_p_total, cos_7_total, cos_m_total],
                [COL_PI0, COL_PI07, COL_MOTIF]), 1):
        offset = 0.05 if data.mean() >= 0 else -0.08
        ax.text(xi, data.mean() + offset, f"{data.mean():+.2f}",
                ha="center", fontsize=9, color=col, fontweight="bold")
    ax.text(0.5, 0.04,
            "π₀ < π0.7 < MOTIF: speed cond partially decouples gradients",
            transform=ax.transAxes, ha="center", fontsize=8, style="italic")

    # ── (f) Per-step / per-mode gradient cos-sim — three-way ──────────
    ax = fig.add_subplot(gs[1,2])
    ax.axhspan(-1.05, 0,    color="#ffe5e5", alpha=0.55, zorder=0)
    ax.axhspan(0,     1.05, color="#e5f5e5", alpha=0.35, zorder=0)
    ax.axhline(0, color="#aaa", lw=1.2, ls="--")

    # π₀: per-step cos-sim
    xp = np.arange(K_PI0) / (K_PI0 - 1)
    ax.fill_between(xp, cos_k_mean-cos_k_std, cos_k_mean+cos_k_std,
                    color=COL_PI0, alpha=0.15)
    ax.plot(xp, cos_k_mean, color=COL_PI0, lw=2,
            label=f"π₀  (K={K_PI0}, no metadata)")
    ax.scatter(xp[cos_k_mean < 0],  cos_k_mean[cos_k_mean < 0],
               color=COL_CONF,  s=26, zorder=5)
    ax.scatter(xp[cos_k_mean >= 0], cos_k_mean[cos_k_mean >= 0],
               color=COL_AGREE, s=26, zorder=5)

    # π0.7: per-step cos-sim
    ax.fill_between(xp, cos_7k_mean-cos_7k_std, cos_7k_mean+cos_7k_std,
                    color=COL_PI07, alpha=0.15)
    ax.plot(xp, cos_7k_mean, color=COL_PI07, lw=2,
            label=f"π0.7 (K={K_PI0}, speed cond + CFG β={CFG_BETA})")
    ax.scatter(xp[cos_7k_mean < 0],  cos_7k_mean[cos_7k_mean < 0],
               color=COL_CONF,  s=26, zorder=5, marker="s")
    ax.scatter(xp[cos_7k_mean >= 0], cos_7k_mean[cos_7k_mean >= 0],
               color=COL_AGREE, s=26, zorder=5, marker="s")

    # MOTIF: per-mode cos-sim
    xm = np.arange(M_DCT+1) / M_DCT
    ax.fill_between(xm, cos_m_mean-cos_m_std, cos_m_mean+cos_m_std,
                    color=COL_MOTIF, alpha=0.15)
    ax.plot(xm, cos_m_mean, color=COL_MOTIF, lw=2,
            label=f"MOTIF (M={M_DCT}, fixed T)")
    ax.scatter(xm[cos_m_mean < 0],  cos_m_mean[cos_m_mean < 0],
               color=COL_CONF,  s=26, zorder=5, marker="D")
    ax.scatter(xm[cos_m_mean >= 0], cos_m_mean[cos_m_mean >= 0],
               color=COL_AGREE, s=26, zorder=5, marker="D")

    ax.set_ylim(-1.05, 1.05)
    ax.set_xlabel("Normalised index  (k/K  or  m/M)")
    ax.set_ylabel("cos-sim(∇_A, ∇_B)")
    n_conf_p = int((cos_k_mean  < 0).sum())
    n_conf_7 = int((cos_7k_mean < 0).sum())
    n_conf_m = int((cos_m_mean  < 0).sum())
    ax.set_title(
        f"(f) Per-step / per-mode gradient cos-sim\n"
        f"π₀:{n_conf_p}/{K_PI0}  π0.7:{n_conf_7}/{K_PI0}  "
        f"MOTIF:{n_conf_m}/{M_DCT+1}  conflicts"
    )
    ax.legend(fontsize=7.5, loc="lower right")

    fig.suptitle(
        "MOTIF v3.2 vs π₀ vs π0.7 — Gradient Conflict from Mixed-FPS Training\n"
        f"Datasets: A={FPS_A:.0f}Hz, B={FPS_B:.0f}Hz, "
        f"motion: A·sin(2π·τ/T_motion) T_motion={T_MOTION:.1f}s\n"
        f"π₀: K={K_PI0} fixed → T_A={T_PI0_A}s, T_B={T_PI0_B}s  |  "
        f"π0.7: K={K_PI0} + speed label (CFG β={CFG_BETA})  |  "
        f"MOTIF: T={T_CHUNK}s fixed → K_A={K_MOT_A}, K_B={K_MOT_B}",
        fontsize=10, y=1.02
    )

    plt.savefig(OUT_PATH, dpi=150, bbox_inches="tight")
    print(f"Saved → {OUT_PATH}")
    plt.close(fig)

# ═══════════════════════════════════════════════════════════════════════
#  MAIN
# ═══════════════════════════════════════════════════════════════════════

def main():
    print(f"\n{'='*65}")
    print(f"  MOTIF v3.2 Gradient Conflict Toy")
    print(f"  FPS_A={FPS_A:.0f}Hz, FPS_B={FPS_B:.0f}Hz, "
          f"sine motion T_motion={T_MOTION:.1f}s")
    print(f"  π₀:    K={K_PI0} fixed → T_A={T_PI0_A}s, T_B={T_PI0_B}s")
    print(f"  MOTIF: T_chunk={T_CHUNK}s fixed → K_A={K_MOT_A}, K_B={K_MOT_B}")
    print(f"         DCT→decode to K_target={K_TARGET}, M={M_DCT}")
    print(f"{'='*65}\n")

    # Data consistency check (using physical-interpolation pipeline)
    TAU_T = np.linspace(0,T_CHUNK,K_TARGET,endpoint=False)+T_CHUNK/(2*K_TARGET)
    vA_i = np.interp(TAU_T,
                     np.linspace(0,T_CHUNK,K_MOT_A,endpoint=False)+T_CHUNK/(2*K_MOT_A),
                     VEL_MOT_A)
    vB_i = np.interp(TAU_T,
                     np.linspace(0,T_CHUNK,K_MOT_B,endpoint=False)+T_CHUNK/(2*K_MOT_B),
                     VEL_MOT_B)
    cA = extract_dct_np(vA_i, M_DCT)
    cB = extract_dct_np(vB_i, M_DCT)
    print(f"MOTIF model-internal c* A: {np.round(cA, 3)}")
    print(f"MOTIF model-internal c* B: {np.round(cB, 3)}")
    print(f"max|Δc*| after pipeline  : {abs(cA-cB).max():.4f}  (expect ≈ 0)")
    print(f"\nπ₀ v* A k=10: {VEL_PI0_A[10]:.4f}  (τ={TAU_PI0_A[10]:.3f}s)")
    print(f"π₀ v* B k=10: {VEL_PI0_B[10]:.4f}  (τ={TAU_PI0_B[10]:.3f}s)")
    print(f"max|Δv*_pi0| : {abs(VEL_PI0_A-VEL_PI0_B).max():.4f}  (expect large)\n")

    import pickle, sys
    CACHE = Path(__file__).resolve().parent.parent / "motif_toy_gradient_conflict.pkl"
    replot = "--replot" in sys.argv

    if replot and CACHE.exists():
        print(f"Loading cached results from {CACHE}")
        with open(CACHE, "rb") as f:
            d = pickle.load(f)
        lp, lpA, lpB   = d["lp"],  d["lpA"],  d["lpB"]
        lm, lmA, lmB   = d["lm"],  d["lmA"],  d["lmB"]
        lp7, lp7A, lp7B = d["lp7"], d["lp7A"], d["lp7B"]
        cos_p_total    = d["cos_p_total"]
        cos_k_mean     = d["cos_k_mean"]
        cos_k_std      = d["cos_k_std"]
        cos_m_total    = d["cos_m_total"]
        cos_m_mean     = d["cos_m_mean"]
        cos_m_std      = d["cos_m_std"]
        snr_m          = d["snr_m"]
        cos_7_total    = d["cos_7_total"]
        cos_7k_mean    = d["cos_7k_mean"]
        cos_7k_std     = d["cos_7k_std"]
        mot_A_dec      = d["mot_A_dec"]
    else:
        pi0_A, pi0_B, mot_A, mot_B, mot_A_dec, mot_B_dec, scale_v = build_dataset()

        print("── Training π₀ ──────────────────────────────────────────────────────")
        m_pi0,  lp, lpA, lpB = train_pi0(pi0_A, pi0_B)
        print("\n── Training π0.7 ───────────────────────────────────────────────────")
        m_pi07, lp7, lp7A, lp7B = train_pi07(pi0_A, pi0_B)
        print("\n── Training MOTIF v3.2 ─────────────────────────────────────────────")
        m_motif, lm, lmA, lmB = train_motif(mot_A_dec, mot_B_dec)

        print("\n── Gradient conflict: π₀ ────────────────────────────────────────────")
        cos_p_total, cos_k_mean, cos_k_std = measure_pi0(m_pi0, pi0_A, pi0_B)
        print("\n── Gradient conflict: π0.7 ──────────────────────────────────────────")
        cos_7_total, cos_7k_mean, cos_7k_std = measure_pi07(m_pi07, pi0_A, pi0_B)
        print("\n── Gradient conflict: MOTIF ─────────────────────────────────────────")
        cos_m_total, cos_m_mean, cos_m_std, snr_m = measure_motif(
            m_motif, mot_A_dec, mot_B_dec)

        with open(CACHE, "wb") as f:
            pickle.dump(dict(
                lp=lp,   lpA=lpA,   lpB=lpB,
                lm=lm,   lmA=lmA,   lmB=lmB,
                lp7=lp7, lp7A=lp7A, lp7B=lp7B,
                cos_p_total=cos_p_total, cos_k_mean=cos_k_mean, cos_k_std=cos_k_std,
                cos_m_total=cos_m_total, cos_m_mean=cos_m_mean, cos_m_std=cos_m_std,
                snr_m=snr_m,
                cos_7_total=cos_7_total, cos_7k_mean=cos_7k_mean, cos_7k_std=cos_7k_std,
                mot_A_dec=mot_A_dec), f)
        print(f"Results cached → {CACHE}")

    print(f"\n====  Results  ====")
    print(f"  π₀    L={lp[-1]:.5f}  "
          f"total cos={cos_p_total.mean():+.4f}±{cos_p_total.std():.4f}")
    print(f"  π0.7  L={lp7[-1]:.5f}  "
          f"total cos={cos_7_total.mean():+.4f}±{cos_7_total.std():.4f}")
    print(f"  MOTIF L={lm[-1]:.5f}  "
          f"total cos={cos_m_total.mean():+.4f}±{cos_m_total.std():.4f}")
    print(f"  MOTIF SNR per mode : {np.round(snr_m, 2)}")

    plot_results(lp, lpA, lpB, lm, lmA, lmB, lp7, lp7A, lp7B,
                 cos_p_total, cos_k_mean, cos_k_std,
                 cos_m_total, cos_m_mean, cos_m_std, snr_m,
                 cos_7_total, cos_7k_mean, cos_7k_std,
                 mot_A_dec)


if __name__ == "__main__":
    main()
